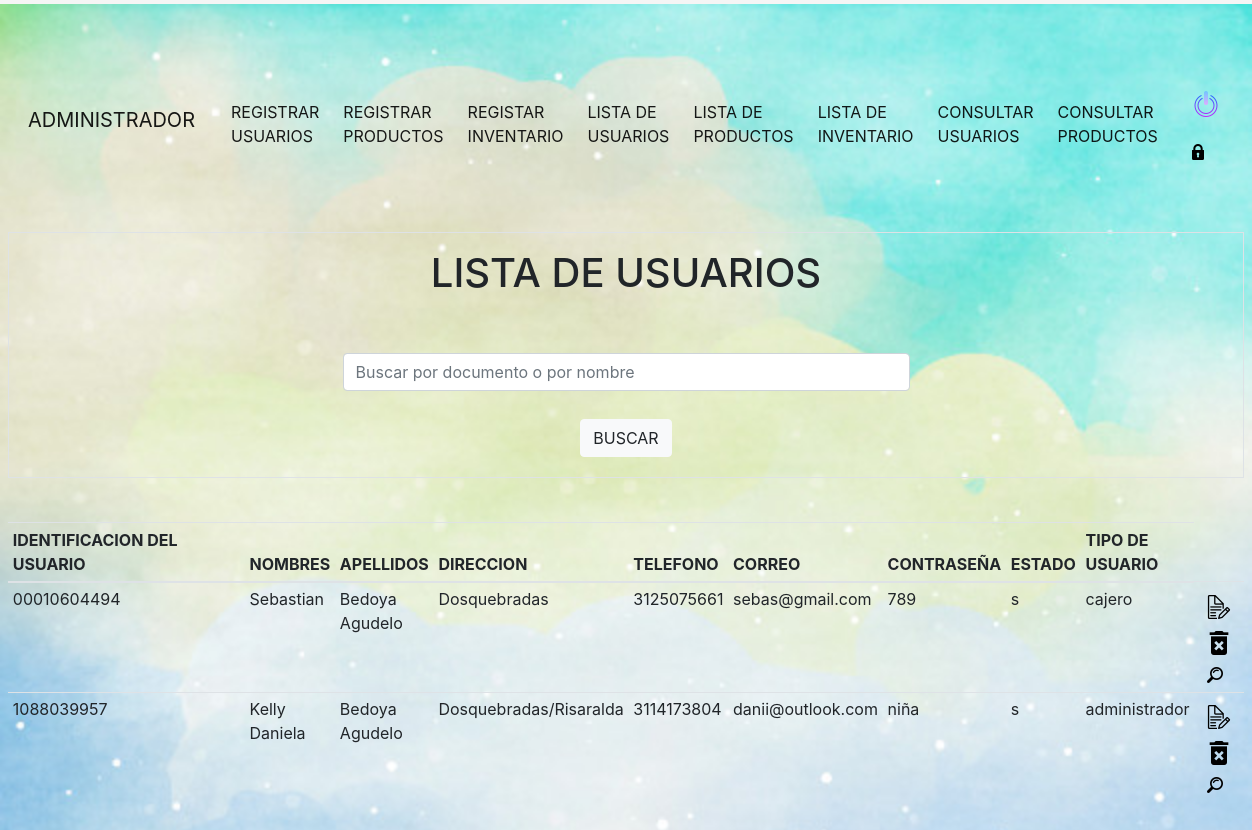
Screenshot of /consultar_usuario.php (signed in) with the database file from the repository.
### tables this page shows
CREATE TABLE `permisos` (
  `codigo_permiso` int(11) NOT NULL,
  `permiso` int(11) DEFAULT NULL,
  `usuario` varchar(20) DEFAULT NULL,
  `estado` varchar(20) DEFAULT NULL
);

CREATE TABLE `usuario` (
  `id_usuario` char(11) NOT NULL,
  `nombres` varchar(30) DEFAULT NULL,
  `apellidos` varchar(30) DEFAULT NULL,
  `direccion` varchar(30) DEFAULT NULL,
  `telefono` varchar(12) DEFAULT NULL,
  `correo` varchar(30) DEFAULT NULL,
  `contraseña` varchar(30) DEFAULT NULL,
  `estado` varchar(20) DEFAULT NULL,
  `tipo_usuario` varchar(20) DEFAULT NULL
);

### funciones.php (called while the page is built, shortened)
<?php
	function encrypt($string, $key) {
		$result = ''; $key=$key.'2013';
	   	for($i=0; $i<strlen($string); $i++) {
			  $char = substr($string, $i, 1);
			  $keychar = substr($key, ($i % strlen($key))-1, 1);
			  $char = chr(ord($char)+ord($keychar));
			  $result.=$char;
	   	}
	   	return base64_encode($result);
	}
	function cadenas(){
		return 'YABCDFGJAH';
	}
?>

### consultar_usuario.php (the view, shortened to what this page needs)
<?php
	include_once("funciones.php");
?>
<!DOCTYPE html>
<html lang="es">
<head>
	<link rel="stylesheet" type="text/css" href="css/bootstrap.min.css">
    <link rel="stylesheet" type="text/css" href="css/miestilo.css">
</head>
<body>
<?php include "menu.php"; ?>
	<table class="table table-bordered">
		<tr class="well">
			<td>
				<h1 align="center">LISTA DE USUARIOS</h1>
				<center>
					<form name="from3" method="POST" action=" ">
            			<div class="input-prepend input-append col-md-6">
                			<span class="add-on"><i class="icon-search"></i></span>
                			<input type="text" name="buscar"  autocomplete="off"  class="form-control" aria-label="Sizing example input" autofocus="" placeholder="Buscar por documento o por nombre" >
            			</div>
            			<br>
            			<button type="submit" class="btn btn-light" name="boton">BUSCAR</button>
        			</form>
				</center>
			</td>
		</tr>
	</table>
		<br>
		<table class="table table-sm">
			<thead>
				<tr>
					<th class="col">IDENTIFICACION DEL USUARIO</th>
					<th class="col">NOMBRES</th>
					<th class="col">APELLIDOS</th>
					<th class="col">DIRECCION</th>
					<th class="col">TELEFONO</th>
					<th class="col">CORREO</th>
					<th class="col">CONTRASEÑA</th>
					<th class="col">ESTADO</th>
					<th class="col">TIPO DE USUARIO</th>
				</tr>
			</thead>
			<tbody>
				<?php
                if(!empty($_POST['buscar'])){
                    $buscar = limpiar($_POST['buscar']);
                    $pame = mysql_query("SELECT * FROM usuario WHERE id_usuario LIKE '%$buscar%' or nombres LIKE '%$buscar%' ORDER BY id_usuario");
                }else{
                    $pame = mysql_query("SELECT * FROM usuario ORDER BY id_usuario");
                }
                while ($row = mysql_fetch_array($pame)) {
                    $url=cadenas().encrypt($row['id_usuario'],'URLCODIGO');
                    $url2=cadenas().encrypt($row['correo'],'URLCODIGO2');
            ?>
                <tr>
                    <td><?php echo $row['id_usuario'];?></td>
                    <td><?php echo $row['nombres'];?></td>
                    <td><?php echo $row['apellidos'];?></td>
                    <td><?php echo $row['direccion'];?></td>
                    <td><?php echo $row['telefono'];?></td>
                    <td><?php echo $row['correo'];?></td>
                    <td><?php echo $row['contraseña'];?></td>
                    <td><?php echo $row['estado'];?></td>
                    <td><?php echo $row['tipo_usuario'];?></td>
                    <td>
                        <a href="modificar_usuarios.php?id_usuario=<?php echo $url; ?>"><img src="img/pencil-and-paper.png"></a>
                        <a href="consultar_usuario.php?delete=<?php echo $row['id_usuario'];?>"><img src="img/delete.png">
                        </a>
                        <a href="consultar_permisos.php?permisos=<?php echo $url2;?>"><img src="img/lupa.png">
                        </a>
                    </td>
                </tr>
            <?php } ?>
			</tbody>
		</table>
</body>
</html>

### menu.php (shortened to what this page needs)
<?php
    $correo = $_SESSION['cod_user'];
    $tipo_usuario = $_SESSION['tipo_user'];
?>
    <nav class="navbar navbar-expand-lg navbar-light  mb-5">
        <a class="navbar-brand" href="#">
          <?php
              if ($tipo_usuario=='administrador') {
                  ?> ADMINISTRADOR <?php
              }else{
                  ?> CAJERO <?php
              }
          ?>
        </a>
        <div class="collapse navbar-collapse" id="navbarSupportedContent">
            <ul class="navbar-nav mr-auto">
                <?php
                    $conn = mysql_query("SELECT * FROM permisos
                                         INNER JOIN permisos_tem
                                         ON permisos.permiso = permisos_tem.codigo_permiso_tem
                                         AND permisos.usuario = '$correo'");
                    while ($row = mysql_fetch_array($conn)) {
                        if($row['nombre_permiso'] == 'registrar_usuarios' && $row['estado'] == 's'){
                            echo '<li class="nav-item">
                                        <a class="nav-link active" href="usuarios.php">REGISTRAR USUARIOS</a>
                                    </li>';
                        }
                        if($row['nombre_permiso'] == 'registrar_productos' && $row['estado'] == 's'){
                            echo '<li class="nav-item">
                                        <a class="nav-link active" href="productos.php">REGISTRAR PRODUCTOS</a>
                                    </li>';
                        }
                        if($row['nombre_permiso'] == 'registrar_inventario' && $row['estado'] == 's'){
                            echo '<li class="nav-item">
                                        <a class="nav-link active" href="inventario.php">REGISTAR INVENTARIO</a>
                                    </li>';
                        }
                        if($row['nombre_permiso'] == 'lista_usuarios' && $row['estado'] == 's'){
                            echo '<li class="nav-item active">
                                        <a class="nav-link" href="consultar_usuario.php">LISTA DE USUARIOS</a>
                                    </li>';
                        }
                        if($row['nombre_permiso'] == 'lista_productos' && $row['estado'] == 's'){
                            echo '<li class="nav-item active">
                                        <a class="nav-link" href="consultar_productos.php">LISTA DE PRODUCTOS</a>
                                    </li>';
                        }
                        if($row['nombre_permiso'] == 'lista_inventario' && $row['estado'] == 's'){
                            echo '<li class="nav-item active">
                                        <a class="nav-link " href="consultar_inventario.php">LISTA DE INVENTARIO</a>
                                    </li>';
                        }
                        if($row['nombre_permiso'] == 'consultar_usuarios' && $row['estado'] == 's'){
                            echo '<li class="nav-item active">
                                        <a class="nav-link " href="consultar_usuariosdos.php">CONSULTAR USUARIOS</a>
                                    </li>';
                        }
                        if($row['nombre_permiso'] == 'consultar_productos' && $row['estado'] == 's'){
                            echo '<li class="nav-item active">
                                        <a class="nav-link " href="cosultar_productosdos.php">CONSULTAR PRODUCTOS</a>
                                    </li>';
                        }
                    }
                ?>
            </ul>
            <form class="form-inline my-2 my-lg-0">
                    <a href="cerrar_sesion.php"><span aria-hidden="true"><img src="img/logout.png"></span></a>
                    <a href="cambiar_contrasena.php"><span aria-hidden="true"><img src="img/bloquear.png"></span></a>
                </form>
        </div>
    </nav>

### css/miestilo.css (style rules this page uses)
* { padding: 4px; margin-top:4px; }
body { background-image: url(../img/depositphotos_128913142-stock-photo-pastel-colored-background-with-gradient.jpg); font-size: 16px; background-repeat:no-repeat; background-size: cover; padding-top: 40px; padding-bottom: 40px; background-color: #f5f5f5; }

### rows the page displays
permisos: estado "REGISTRAR USUARIOS"
permisos: estado "REGISTRAR PRODUCTOS"
permisos: estado "REGISTAR INVENTARIO"
permisos: estado "LISTA DE USUARIOS"
permisos: estado "LISTA DE PRODUCTOS"
permisos: estado "LISTA DE INVENTARIO"
permisos: estado "CONSULTAR USUARIOS"
permisos: estado "CONSULTAR PRODUCTOS"
usuario: id_usuario "00010604494", nombres "Sebastian", apellidos "Bedoya Agudelo", direccion "Dosquebradas", telefono "3125075661", correo "sebas@gmail.com", contraseña "789", estado "s", tipo_usuario "cajero"
usuario: id_usuario "1088039957", nombres "Kelly Daniela", apellidos "Bedoya Agudelo", direccion "Dosquebradas/Risaralda", telefono "3114173804", correo "danii@outlook.com", contraseña "niña", estado "s", tipo_usuario "administrador"
